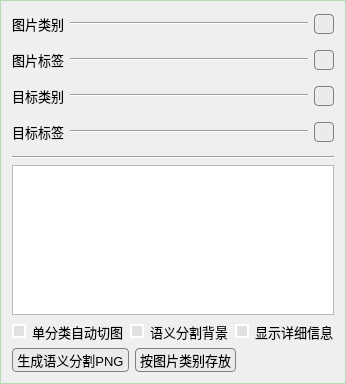
       <widget class="QGroupBox" name="groupBox">
        <property name="contextMenuPolicy">
         <enum>Qt::CustomContextMenu</enum>
        </property>
        <property name="acceptDrops">
         <bool>false</bool>
        </property>
        <property name="styleSheet">
         <string notr="true">QGroupBox{border: 1px solid  rgb(180, 220, 180);}</string>
        </property>
        <property name="title">
         <string/>
        </property>
        <layout class="QVBoxLayout" name="verticalLayout_10">
         <item>
          <layout class="QHBoxLayout" name="horizontalLayout_12" stretch="0,10,0">
           <item>
            <widget class="QPushButton" name="pushButton_img_cate">
             <property name="minimumSize">
              <size>
               <width>0</width>
               <height>24</height>
              </size>
             </property>
             <property name="font">
              <font>
               <pointsize>10</pointsize>
              </font>
             </property>
             <property name="styleSheet">
              <string notr="true">QPushButton
{background-color: rgb(240, 240, 240);
border:none;

}

 QPushButton:hover {
            background-color:  rgb(225, 225, 225);
}

 QPushButton:pressed {
            background-color:  rgb(215, 215, 215);
        }        </string>
             </property>
             <property name="text">
              <string>图片类别</string>
             </property>
             <property name="icon">
              <iconset>
               <normaloff>images/direction/up.png</normaloff>images/direction/up.png</iconset>
             </property>
             <property name="iconSize">
              <size>
               <width>14</width>
               <height>14</height>
              </size>
             </property>
            </widget>
           </item>
           <item>
            <widget class="Line" name="line_2">
             <property name="orientation">
              <enum>Qt::Horizontal</enum>
             </property>
            </widget>
           </item>
           <item>
            <widget class="QPushButton" name="pushButton_img_cate_add">
             <property name="minimumSize">
              <size>
               <width>0</width>
               <height>20</height>
              </size>
             </property>
             <property name="maximumSize">
              <size>
               <width>20</width>
               <height>16777215</height>
              </size>
             </property>
             <property name="font">
              <font>
               <pointsize>10</pointsize>
              </font>
             </property>
             <property name="toolTip">
              <string>添加一个按钮</string>
             </property>
             <property name="styleSheet">
              <string notr="true">QPushButton
{background-color: rgb(235, 235, 235);
border: 1px solid gray;
border-radius: 4px;
padding-left:4px;
padding-right:4px;
}
 QPushButton:hover {
            background-color:  rgb(225, 225, 225);
}

 QPushButton:pressed {
            background-color:  rgb(215, 215, 215);
        }        
</string>
             </property>
             <property name="text">
              <string/>
             </property>
             <property name="icon">
              <iconset>
               <normaloff>images/add/add.png</normaloff>images/add/add.png</iconset>
             </property>
             <property name="iconSize">
              <size>
               <width>14</width>
               <height>14</height>
              </size>
             </property>
            </widget>
           </item>
          </layout>
         </item>
         <item>
          <widget class="BaseButtonGroup" name="img_cate_buttons" native="true">
           <property name="contextMenuPolicy">
            <enum>Qt::DefaultContextMenu</enum>
           </property>
          </widget>
         </item>
         <item>
          <layout class="QHBoxLayout" name="horizontalLayout_30" stretch="0,10,0">
           <item>
            <widget class="QPushButton" name="pushButton_img_tag">
             <property name="minimumSize">
              <size>
               <width>0</width>
               <height>24</height>
              </size>
             </property>
             <property name="font">
              <font>
               <pointsize>10</pointsize>
              </font>
             </property>
             <property name="styleSheet">
              <string notr="true">QPushButton
{background-color: rgb(240, 240, 240);
border:none;

}
 QPushButton:hover {
            background-color:  rgb(225, 225, 225);
}

 QPushButton:pressed {
            background-color:  rgb(215, 215, 215);
        }        </string>
             </property>
             <property name="text">
              <string>图片标签</string>
             </property>
             <property name="icon">
              <iconset>
               <normaloff>images/direction/up.png</normaloff>images/direction/up.png</iconset>
             </property>
             <property name="iconSize">
              <size>
               <width>14</width>
               <height>14</height>
              </size>
             </property>
            </widget>
           </item>
           <item>
            <widget class="Line" name="line_3">
             <property name="orientation">
              <enum>Qt::Horizontal</enum>
             </property>
            </widget>
           </item>
           <item>
            <widget class="QPushButton" name="pushButton_img_tag_add">
             <property name="minimumSize">
              <size>
               <width>0</width>
               <height>20</height>
              </size>
             </property>
             <property name="maximumSize">
              <size>
               <width>20</width>
               <height>16777215</height>
              </size>
             </property>
             <property name="font">
              <font>
               <pointsize>10</pointsize>
              </font>
             </property>
             <property name="toolTip">
              <string>添加一个按钮</string>
             </property>
             <property name="styleSheet">
              <string notr="true">QPushButton
{background-color: rgb(235, 235, 235);
border: 1px solid gray;
border-radius: 4px;
padding-left:4px;
padding-right:4px;
}
 QPushButton:hover {
            background-color:  rgb(225, 225, 225);
}

 QPushButton:pressed {
            background-color:  rgb(215, 215, 215);
        }        
</string>
             </property>
             <property name="text">
              <string/>
             </property>
             <property name="icon">
              <iconset>
               <normaloff>images/add/add.png</normaloff>images/add/add.png</iconset>
             </property>
             <property name="iconSize">
              <size>
               <width>14</width>
               <height>14</height>
              </size>
             </property>
             <property name="flat">
              <bool>false</bool>
             </property>
            </widget>
           </item>
          </layout>
         </item>
         <item>
          <widget class="BaseButtonGroup" name="img_tag_buttons" native="true"/>
         </item>
         <item>
          <layout class="QHBoxLayout" name="horizontalLayout_35" stretch="0,10,0">
           <item>
            <widget class="QPushButton" name="pushButton_obj_cate">
             <property name="minimumSize">
              <size>
               <width>0</width>
               <height>24</height>
              </size>
             </property>
             <property name="font">
              <font>
               <pointsize>10</pointsize>
              </font>
             </property>
             <property name="styleSheet">
              <string notr="true">QPushButton
{background-color: rgb(240, 240, 240);
border:none;

}
 QPushButton:hover {
            background-color:  rgb(225, 225, 225);
}

 QPushButton:pressed {
            background-color:  rgb(215, 215, 215);
        }        </string>
             </property>
             <property name="text">
              <string>目标类别</string>
             </property>
             <property name="icon">
              <iconset>
               <normaloff>images/direction/up.png</normaloff>images/direction/up.png</iconset>
             </property>
             <property name="iconSize">
              <size>
               <width>14</width>
               <height>14</height>
              </size>
             </property>
            </widget>
           </item>
           <item>
            <widget class="Line" name="line_6">
             <property name="orientation">
              <enum>Qt::Horizontal</enum>
             </property>
            </widget>
           </item>
           <item>
            <widget class="QPushButton" name="pushButton_obj_cate_add">
             <property name="minimumSize">
              <size>
               <width>0</width>
               <height>20</height>
              </size>
             </property>
             <property name="maximumSize">
              <size>
               <width>20</width>
               <height>16777215</height>
              </size>
             </property>
             <property name="font">
              <font>
               <pointsize>10</pointsize>
              </font>
             </property>
             <property name="toolTip">
              <string>添加一个按钮</string>
             </property>
             <property name="styleSheet">
              <string notr="true">QPushButton
{background-color: rgb(235, 235, 235);
border: 1px solid gray;
border-radius: 4px;
padding-left:4px;
padding-right:4px;
}
 QPushButton:hover {
            background-color:  rgb(225, 225, 225);
}

 QPushButton:pressed {
            background-color:  rgb(215, 215, 215);
        }        
</string>
             </property>
             <property name="text">
              <string/>
             </property>
             <property name="icon">
              <iconset>
               <normaloff>images/add/add.png</normaloff>images/add/add.png</iconset>
             </property>
             <property name="iconSize">
              <size>
               <width>14</width>
               <height>14</height>
              </size>
             </property>
            </widget>
           </item>
          </layout>
         </item>
         <item>
          <widget class="BaseButtonGroup" name="obj_cate_buttons" native="true"/>
         </item>
         <item>
          <layout class="QHBoxLayout" name="horizontalLayout_38" stretch="0,10,0">
           <item>
            <widget class="QPushButton" name="pushButton_obj_tag">
             <property name="minimumSize">
              <size>
               <width>0</width>
               <height>24</height>
              </size>
             </property>
             <property name="font">
              <font>
               <pointsize>10</pointsize>
              </font>
             </property>
             <property name="styleSheet">
              <string notr="true">QPushButton
{background-color: rgb(240, 240, 240);
border:none;

}
 QPushButton:hover {
            background-color:  rgb(225, 225, 225);
}

 QPushButton:pressed {
            background-color:  rgb(215, 215, 215);
        }        </string>
             </property>
             <property name="text">
              <string>目标标签</string>
             </property>
             <property name="icon">
              <iconset>
               <normaloff>images/direction/up.png</normaloff>images/direction/up.png</iconset>
             </property>
             <property name="iconSize">
              <size>
               <width>14</width>
               <height>14</height>
              </size>
             </property>
            </widget>
           </item>
           <item>
            <widget class="Line" name="line_8">
             <property name="orientation">
              <enum>Qt::Horizontal</enum>
             </property>
            </widget>
           </item>
           <item>
            <widget class="QPushButton" name="pushButton_obj_tag_add">
             <property name="minimumSize">
              <size>
               <width>0</width>
               <height>20</height>
              </size>
             </property>
             <property name="maximumSize">
              <size>
               <width>20</width>
               <height>16777215</height>
              </size>
             </property>
             <property name="font">
              <font>
               <pointsize>10</pointsize>
              </font>
             </property>
             <property name="toolTip">
              <string>添加一个按钮</string>
             </property>
             <property name="styleSheet">
              <string notr="true">QPushButton
{background-color: rgb(235, 235, 235);
border: 1px solid gray;
border-radius: 4px;
padding-left:4px;
padding-right:4px;
}
 QPushButton:hover {
            background-color:  rgb(225, 225, 225);
}

 QPushButton:pressed {
            background-color:  rgb(215, 215, 215);
        }        
</string>
             </property>
             <property name="text">
              <string/>
             </property>
             <property name="icon">
              <iconset>
               <normaloff>images/add/add.png</normaloff>images/add/add.png</iconset>
             </property>
             <property name="iconSize">
              <size>
               <width>14</width>
               <height>14</height>
              </size>
             </property>
             <property name="flat">
              <bool>false</bool>
             </property>
            </widget>
           </item>
          </layout>
         </item>
         <item>
          <widget class="BaseButtonGroup" name="obj_tag_buttons" native="true"/>
         </item>
         <item>
          <widget class="Line" name="line_9">
           <property name="orientation">
            <enum>Qt::Horizontal</enum>
           </property>
          </widget>
         </item>
         <item>
          <widget class="QListWidget" name="listWidget_obj_info">
           <property name="maximumSize">
            <size>
             <width>16777215</width>
             <height>150</height>
            </size>
           </property>
           <property name="toolTip">
            <string>目标详细信息</string>
           </property>
           <property name="selectionRectVisible">
            <bool>false</bool>
           </property>
          </widget>
         </item>
         <item>
          <layout class="QHBoxLayout" name="horizontalLayout_18">
           <item>
            <widget class="QCheckBox" name="checkBox_cls_auto_scan">
             <property name="sizePolicy">
              <sizepolicy hsizetype="Minimum" vsizetype="Minimum">
               <horstretch>0</horstretch>
               <verstretch>0</verstretch>
              </sizepolicy>
             </property>
             <property name="font">
              <font>
               <pointsize>10</pointsize>
              </font>
             </property>
             <property name="toolTip">
              <string>将当前图片视作语义分割的纯背景标注</string>
             </property>
             <property name="styleSheet">
              <string notr="true">QCheckBox::indicator:checked {
    background-color:       blue;
    border:                 2px solid white;  

}

QCheckBox::indicator:unchecked {
    background-color:       rgb(225, 225, 225);
    border:                 2px solid white;  

}
</string>
             </property>
             <property name="text">
              <string>单分类自动切图</string>
             </property>
             <property name="checked">
              <bool>false</bool>
             </property>
            </widget>
           </item>
           <item alignment="Qt::AlignHCenter">
            <widget class="QCheckBox" name="checkBox_sem_bg">
             <property name="sizePolicy">
              <sizepolicy hsizetype="Minimum" vsizetype="Minimum">
               <horstretch>0</horstretch>
               <verstretch>0</verstretch>
              </sizepolicy>
             </property>
             <property name="font">
              <font>
               <pointsize>10</pointsize>
              </font>
             </property>
             <property name="toolTip">
              <string>将当前图片视作语义分割的纯背景标注</string>
             </property>
             <property name="styleSheet">
              <string notr="true">QCheckBox::indicator:checked {
    background-color:       blue;
    border:                 2px solid white;  

}

QCheckBox::indicator:unchecked {
    background-color:       rgb(225, 225, 225);
    border:                 2px solid white;  

}
</string>
             </property>
             <property name="text">
              <string>语义分割背景</string>
             </property>
             <property name="checked">
              <bool>false</bool>
             </property>
            </widget>
           </item>
           <item>
            <widget class="QCheckBox" name="checkBox_hide_obj_info">
             <property name="sizePolicy">
              <sizepolicy hsizetype="Minimum" vsizetype="Minimum">
               <horstretch>0</horstretch>
               <verstretch>0</verstretch>
              </sizepolicy>
             </property>
             <property name="font">
              <font>
               <pointsize>10</pointsize>
              </font>
             </property>
             <property name="toolTip">
              <string>将当前图片视作语义分割的纯背景标注</string>
             </property>
             <property name="styleSheet">
              <string notr="true">QCheckBox::indicator:checked {
    background-color:       blue;
    border:                 2px solid white;  

}

QCheckBox::indicator:unchecked {
    background-color:       rgb(225, 225, 225);
    border:                 2px solid white;  

}
</string>
             </property>
             <property name="text">
              <string>显示详细信息</string>
             </property>
             <property name="checked">
              <bool>false</bool>
             </property>
            </widget>
           </item>
          </layout>
         </item>
         <item>
          <layout class="QHBoxLayout" name="horizontalLayout_16">
           <item>
            <widget class="QPushButton" name="pushButton_sem_png">
             <property name="enabled">
              <bool>true</bool>
             </property>
             <property name="sizePolicy">
              <sizepolicy hsizetype="Minimum" vsizetype="Minimum">
               <horstretch>0</horstretch>
               <verstretch>0</verstretch>
              </sizepolicy>
             </property>
             <property name="minimumSize">
              <size>
               <width>0</width>
               <height>24</height>
              </size>
             </property>
             <property name="font">
              <font>
               <pointsize>10</pointsize>
              </font>
             </property>
             <property name="toolTip">
              <string>生成用于语义分割任务的PNG标注</string>
             </property>
             <property name="styleSheet">
              <string notr="true">QPushButton
{background-color: rgb(235, 235, 235);
border: 1px solid gray;
border-radius: 4px;
padding-left:4px;
padding-right:4px;


}
 QPushButton:hover {
            background-color:  rgb(225, 225, 225);
}

 QPushButton:pressed {
            background-color:  rgb(215, 215, 215);
        }        

</string>
             </property>
             <property name="text">
              <string>生成语义分割PNG</string>
             </property>
            </widget>
           </item>
           <item>
            <widget class="QPushButton" name="pushButton_cls_folder">
             <property name="enabled">
              <bool>true</bool>
             </property>
             <property name="sizePolicy">
              <sizepolicy hsizetype="Minimum" vsizetype="Minimum">
               <horstretch>0</horstretch>
               <verstretch>0</verstretch>
              </sizepolicy>
             </property>
             <property name="minimumSize">
              <size>
               <width>0</width>
               <height>24</height>
              </size>
             </property>
             <property name="font">
              <font>
               <pointsize>10</pointsize>
              </font>
             </property>
             <property name="toolTip">
              <string>将同一图片类别的图片存放于同一文件夹</string>
             </property>
             <property name="styleSheet">
              <string notr="true">QPushButton
{background-color: rgb(235, 235, 235);
border: 1px solid gray;
border-radius: 4px;
padding-left:4px;
padding-right:4px;


}
 QPushButton:hover {
            background-color:  rgb(225, 225, 225);
}

 QPushButton:pressed {
            background-color:  rgb(215, 215, 215);
        }        

</string>
             </property>
             <property name="text">
              <string>按图片类别存放</string>
             </property>
            </widget>
           </item>
           <item>
            <spacer name="horizontalSpacer">
             <property name="orientation">
              <enum>Qt::Horizontal</enum>
             </property>
             <property name="sizeHint" stdset="0">
              <size>
               <width>40</width>
               <height>20</height>
              </size>
             </property>
            </spacer>
           </item>
          </layout>
         </item>
        </layout>
       </widget>
